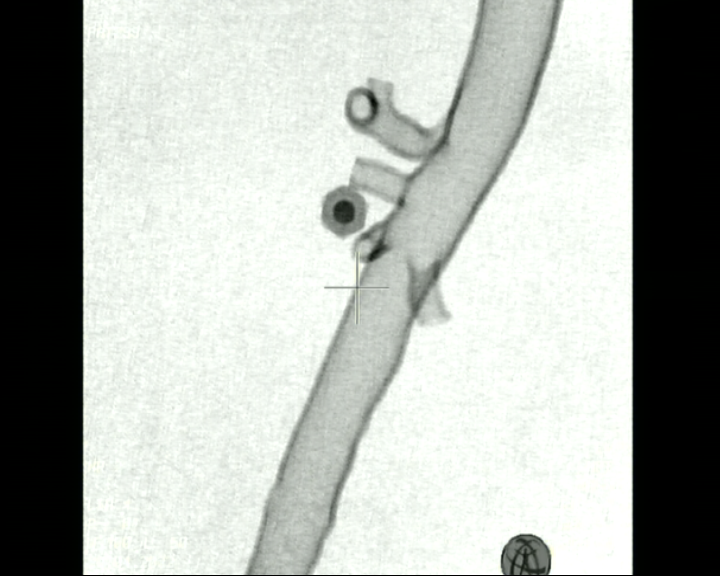
#> input picture data/masks/image_0001.png, 720 x 576 px, found by its file name
$ python images.py
#> lines starting #> are read from the running program, lines starting #| are printed output that depends on the picture
import numpy as np
from PIL import Image
import matplotlib.pyplot as plt


def load_image(path):
    """
    The input image is loaded and converted to numpy array [-1, 1].

    :param path: the path of the input image
    :return: numpy array containing image
    """
#> called with path = 'data/image_0001.png'

    img = Image.open(path)
#> img is the input picture: PIL image 720x576 RGB; mean R, G, B 175, 179.2, 174
    img = np.asarray(img)
    img = (img-np.min(img)) * 2.0 / (np.max(img)-np.min(img)) - 1
#> img: shape (576, 720, 3) float64
    return img


if __name__ == '__main__':
    img = load_image('data/image_0001.png')
    print('image shape: ', img.shape)
#| image shape:  (576, 720, 3)
    plt.imshow(img)
    plt.show()
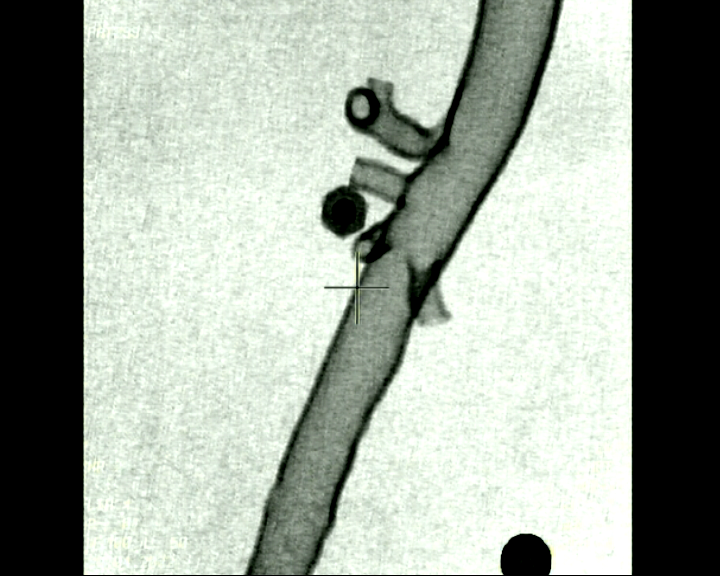
#> shown: shape (576, 720, 3) float64; mean R, G, B 0.613, 0.645, 0.605
